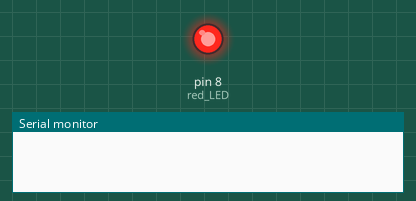
The sketch below on a simulated Arduino Uno, built with avr-gcc and run on an emulated ATmega328P. On the bench: output pins drawn as LEDs (lit = HIGH), the last lines printed to the serial monitor.

Above: at 0.1 s.
At 2.7 s:
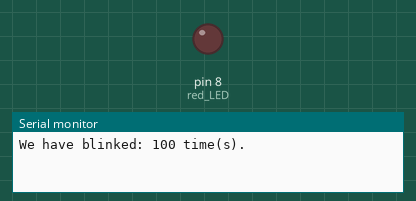
Timing chart, 0 to 10.5 s (numbered marks = the images above):
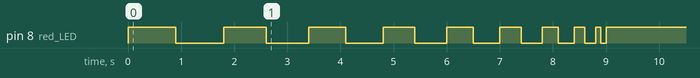

Measured:
- by itself, pin 8 (red_LED): LOW → HIGH at 0.00 s, → LOW 0.90 s later, → HIGH 0.90 s later, → LOW 0.80 s later, … (19 changes in this stretch)

The sketch:

_5_LED.ino
```cpp
int red_LED = 8;
int counter = 0;

void setup(){
	pinMode(red_LED,OUTPUT);
  	Serial.begin(9600);
}

void loop(){
 	counter = counter+ 100;


  	digitalWrite(red_LED,HIGH);
  	delay(1000 -counter);
  	digitalWrite(red_LED,LOW);
  	delay(1000 -counter);


	String message = "We have blinked: ";
    String message1 = " time(s).";
  	String final_message = message + counter + message1;
    Serial.println(final_message);


}
```
